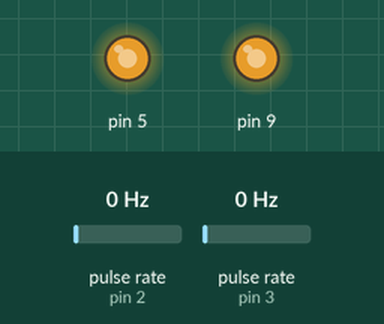
This sketch was run on a simulated Arduino Uno, built with avr-gcc and run on an emulated ATmega328P. Shown: output pins drawn as LEDs (lit = HIGH). Wiring (inferred from the names in the program): 2 × pulse sensor: data pin 2 / data pin 3. The inputs (shaded band) are chosen by the test bench; at power-on: pulse rate (sensors on pin 2, pin 3) 0 Hz. What the sketch prints to the serial monitor is not drawn.

Above: at 0.2 s.
Timing chart, 0 to 1.7 s (numbered marks = the images above):
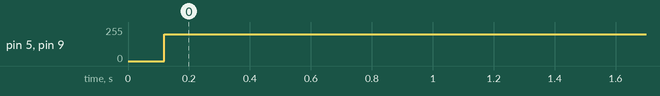

Measured:
- by itself, pin 5, pin 9: 0/255 → 200/255 at 0.12 s

The sketch:

arexx_wheel_encoder.ino
```cpp
volatile int speed_timer=0;
byte mleft_speed=0;
byte mright_speed=0;
int mleft_counter=0;
int mright_counter=0;

//the wheel encoders appear to be on Analog Pins not interrupt pins...weird


void setup() {
  Serial.begin(9600);

  //set pin I/O
  pinMode(2, INPUT);  //encoder right
  pinMode(3, INPUT);  //encoder left
  //set interrupt for encoders
  attachInterrupt(1,leftsens,CHANGE);
  attachInterrupt(0,rightsens,CHANGE);
}

void loop() {
  // put your main code here, to run repeatedly:
  unsigned long valueright;
  unsigned long valueleft;

  /* This is the encoder test. The test uses the arduino function PulseIn() to measure time of the encoderpulse.
  /  the duration of the pulse gives the actual motor speed.                                                    */
  Serial.print("\n Welcome to the encoder test. \n\n This test will print the duration of the encoderpulses to the screen.");
  Serial.print("\n The values are microseconds. \n\nPress ENTER to terminate the encoder test\n ");

  /* Start the Motors */
  analogWrite(5,200);
  analogWrite(9,200);

  /*Infinite Loop */
  while(1){
   if( Serial.available() > 1){            //check if ENTER is pressed
   analogWrite(5,0);                       //Turn off motors
   analogWrite(9,0);
   break;}
  // valueright = analogRead(A1);          //pin A1 is connected to the encoder on the left
  // valueleft =analogRead(A0);            //pin A0 is connected to the encoder on the right
   Serial.print("\nLeft value: ");
   Serial.print(mleft_counter,DEC);
   Serial.print("   Right value: ");
   Serial.print(mright_counter,DEC);
   //Serial.print(valueright, DEC);
         digitalWrite(8,HIGH);
   delay(500);                             //print two values in one second.
  }
}


void leftsens()  //external interrupt left encoder
{
  //detachInterrupt(1);
  mleft_counter++;
  //attachInterrupt(1,leftsens,CHANGE);
}

void rightsens()  //external interrupt right encoder
{
  //detachInterrupt(0);
  mright_counter++;
  //attachInterrupt(0,rightsens,CHANGE);
}
```
